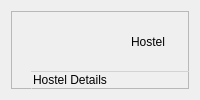
              <widget class="QWidget" name="tab_11">
               <attribute name="title">
                <string>Room Details</string>
               </attribute>
               <layout class="QVBoxLayout" name="verticalLayout_15">
                <item>
                 <widget class="QFrame" name="frame_14">
                  <property name="styleSheet">
                   <string notr="true">#frame_14 QLabel,QLineEdit,QComboBox,QDateEdit,QPushButton,QRadioButton{
	font: 10pt &quot;Montserrat&quot;;
}

#frame_14 QPushButton{
	background-color:rgb(177, 177, 177);
	border: 1px solid lightgray;
	border-radius:0px;
}


#frame_14 QDateEdit,QTextEdit,QComboBox {
	background-color:rgb(230, 230, 230);
	border: 1px solid lightgray;
	border-radius:0px;
}

QGroupBox{
	border: 1px solid lightgray;
	border-radius:0px;
	font: 10pt &quot;Montserrat&quot;;
}

</string>
                  </property>
                  <property name="frameShape">
                   <enum>QFrame::StyledPanel</enum>
                  </property>
                  <property name="frameShadow">
                   <enum>QFrame::Raised</enum>
                  </property>
                  <widget class="QTableWidget" name="RoomTable">
                   <property name="geometry">
                    <rect>
                     <x>400</x>
                     <y>60</y>
                     <width>251</width>
                     <height>291</height>
                    </rect>
                   </property>
                   <property name="sizePolicy">
                    <sizepolicy hsizetype="Fixed" vsizetype="Fixed">
                     <horstretch>0</horstretch>
                     <verstretch>0</verstretch>
                    </sizepolicy>
                   </property>
                   <property name="font">
                    <font>
                     <family>Montserrat</family>
                     <pointsize>10</pointsize>
                    </font>
                   </property>
                   <property name="autoFillBackground">
                    <bool>true</bool>
                   </property>
                   <property name="styleSheet">
                    <string notr="true">font: 10pt &quot;Montserrat&quot;;
background-color:lightgray;</string>
                   </property>
                   <property name="frameShape">
                    <enum>QFrame::Panel</enum>
                   </property>
                   <property name="frameShadow">
                    <enum>QFrame::Sunken</enum>
                   </property>
                   <property name="sortingEnabled">
                    <bool>false</bool>
                   </property>
                   <property name="cornerButtonEnabled">
                    <bool>true</bool>
                   </property>
                   <attribute name="horizontalHeaderDefaultSectionSize">
                    <number>118</number>
                   </attribute>
                   <attribute name="horizontalHeaderStretchLastSection">
                    <bool>true</bool>
                   </attribute>
                   <attribute name="verticalHeaderStretchLastSection">
                    <bool>false</bool>
                   </attribute>
                   <column>
                    <property name="text">
                     <string>Room ID</string>
                    </property>
                   </column>
                   <column>
                    <property name="text">
                     <string>Capacity</string>
                    </property>
                   </column>
                  </widget>
                  <widget class="QPushButton" name="SearchHostelButton">
                   <property name="geometry">
                    <rect>
                     <x>400</x>
                     <y>10</y>
                     <width>121</width>
                     <height>41</height>
                    </rect>
                   </property>
                   <property name="text">
                    <string>Search Hostel</string>
                   </property>
                  </widget>
                  <widget class="QLabel" name="label_32">
                   <property name="geometry">
                    <rect>
                     <x>120</x>
                     <y>10</y>
                     <width>51</width>
                     <height>41</height>
                    </rect>
                   </property>
                   <property name="text">
                    <string>Hostel</string>
                   </property>
                  </widget>
                  <widget class="QComboBox" name="SelectHostelCombo">
                   <property name="geometry">
                    <rect>
                     <x>180</x>
                     <y>10</y>
                     <width>201</width>
                     <height>41</height>
                    </rect>
                   </property>
                   <property name="editable">
                    <bool>true</bool>
                   </property>
                  </widget>
                  <widget class="QGroupBox" name="groupBox_4">
                   <property name="geometry">
                    <rect>
                     <x>20</x>
                     <y>60</y>
                     <width>361</width>
                     <height>141</height>
                    </rect>
                   </property>
                   <property name="styleSheet">
                    <string notr="true"/>
                   </property>
                   <property name="title">
                    <string>Hostel Details</string>
                   </property>
                   <widget class="QLabel" name="label_9">
                    <property name="geometry">
                     <rect>
                      <x>10</x>
                      <y>80</y>
                      <width>101</width>
                      <height>41</height>
                     </rect>
                    </property>
                    <property name="text">
                     <string>Location</string>
                    </property>
                   </widget>
                   <widget class="QLineEdit" name="HostelNameText">
                    <property name="geometry">
                     <rect>
                      <x>120</x>
                      <y>30</y>
                      <width>231</width>
                      <height>41</height>
                     </rect>
                    </property>
                    <property name="styleSheet">
                     <string notr="true">border-radius:0px;
background-color:rgb(230, 230, 230);
border: 1px solid lightgray;</string>
                    </property>
                   </widget>
                   <widget class="QLabel" name="label_34">
                    <property name="geometry">
                     <rect>
                      <x>10</x>
                      <y>30</y>
                      <width>101</width>
                      <height>41</height>
                     </rect>
                    </property>
                    <property name="text">
                     <string>Hostal Name</string>
                    </property>
                   </widget>
                   <widget class="QLineEdit" name="HostelLoctionText">
                    <property name="geometry">
                     <rect>
                      <x>120</x>
                      <y>80</y>
                      <width>231</width>
                      <height>41</height>
                     </rect>
                    </property>
                    <property name="styleSheet">
                     <string notr="true">border-radius:0px;
background-color:rgb(230, 230, 230);
border: 1px solid lightgray;</string>
                    </property>
                    <property name="text">
                     <string/>
                    </property>
                   </widget>
                  </widget>
                 </widget>
                </item>
               </layout>
              </widget>
